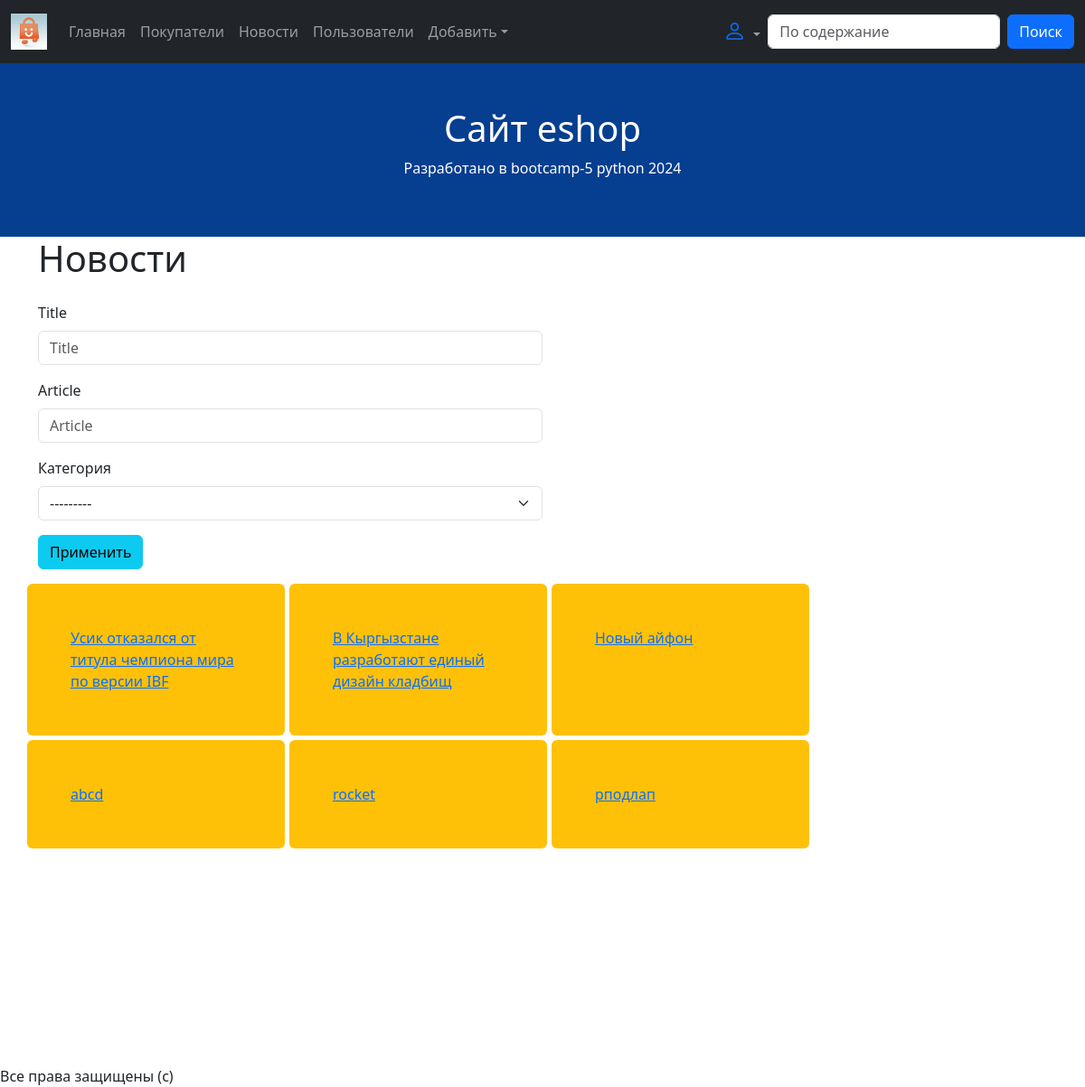
Page /news/ (signed in) on the committed database.
### news/models.py (models this page shows, shortened)
class New(models.Model):
    title = models.CharField(max_length=100)
    article = models.TextField(null=True,blank=True)
    category = models.ForeignKey(
        to=NewsCategory,
        on_delete=models.SET_NULL,
        null=True, blank=True,
        verbose_name="Категория"
    )
    views = models.IntegerField(default=0)
    user_views = models.ManyToManyField(
        to=User,
        blank=True,
    )

### news/views.py (the view)
# urls.py: path('news/', news_list, name='news-list'),
def news_list(request):
    news_queryset = New.objects.all()
    filter_object = NewFilter(
        data=request.GET,
        queryset=news_queryset
    )
    context = {"filter_object": filter_object}
    return render(request, 'news_list.html', context)

### news/models.py (called while the page is built)
    def __str__(self):
        return self.name

### news/templates/news_list.html
{% extends 'base.html' %}
{% load django_bootstrap5 %}
{% block content %}
<h1>Новости</h1>
<p class="row">
    <form class="col-lg-6" method="get">
        {% bootstrap_form filter_object.form %}
        <button class="btn btn-info">Применить</button>
    </form>
</p>
<div class="row news-list">
    {% for obj in filter_object.qs %}
        <div class="p-5 bg-warning rounded col-lg-3 col-md-5 col-sm-12">
            <a href="/new-detail/{{ obj.id }}/">{{ obj.title }}</a>
        </div>
    {% endfor %}
</div>
{% endblock %}

### core/static/style.css (style rules this page uses)
.news-list { gap: 5px; }

### rows in the picture
New: title "Усик отказался от титула чемпиона мира по версии IBF"
New: title "В Кыргызстане разработают единый дизайн кладбищ"
New: title "Новый айфон"
New: title "abcd"
New: title "rocket"
New: title "рподлап"
